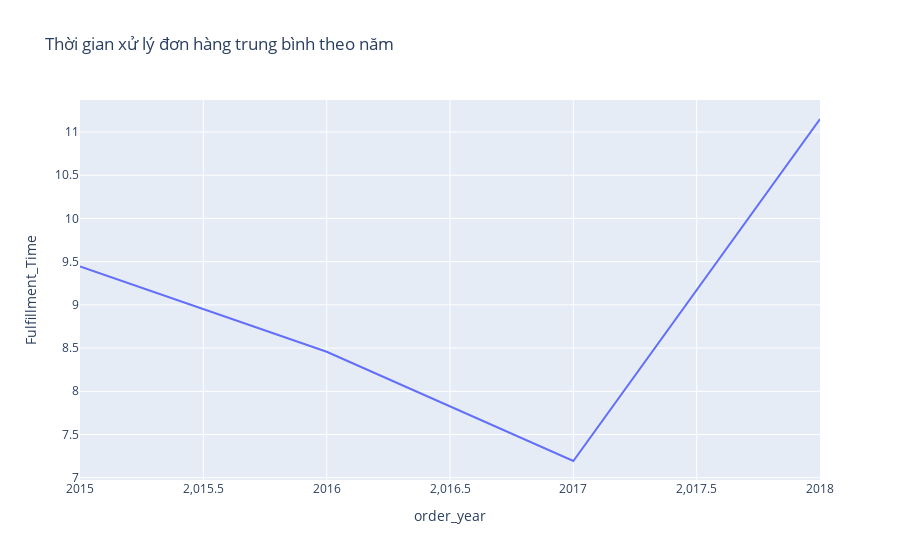

The notebook cell this image was saved under:
### Markdown cell above
**Thời gian hoàn thành đơn hàng trung bình theo từng năm**

### Code cell
yearly_stats = raw_data.groupby('order_year')['Fulfillment_Time'].mean()

fig = px.line(yearly_stats.reset_index(), x='order_year', y='Fulfillment_Time', title='Thời gian xử lý đơn hàng trung bình theo năm')
fig.show()

### Figure 1 — Plotly figure (JSON) as saved in the notebook; plotly's stock layout.template omitted (floating-point values rounded to 4 significant figures)
{"data": [{"hovertemplate": "order_year=%{x}<br>Fulfillment_Time=%{y}<extra></extra>", "legendgroup": "", "line": {"color": "#636efa", "dash": "solid"}, "marker": {"symbol": "circle"}, "mode": "lines", "name": "", "orientation": "v", "showlegend": false, "type": "scatter", "x": [2015, 2016, 2017, 2018], "xaxis": "x", "y": [9.444, 8.458, 7.193, 11.15], "yaxis": "y"}], "layout": {"legend": {"tracegroupgap": 0}, "title": {"text": "Thời gian xử lý đơn hàng trung bình theo năm"}, "xaxis": {"anchor": "y", "domain": [0, 1], "title": {"text": "order_year"}}, "yaxis": {"anchor": "x", "domain": [0, 1], "title": {"text": "Fulfillment_Time"}}}}
